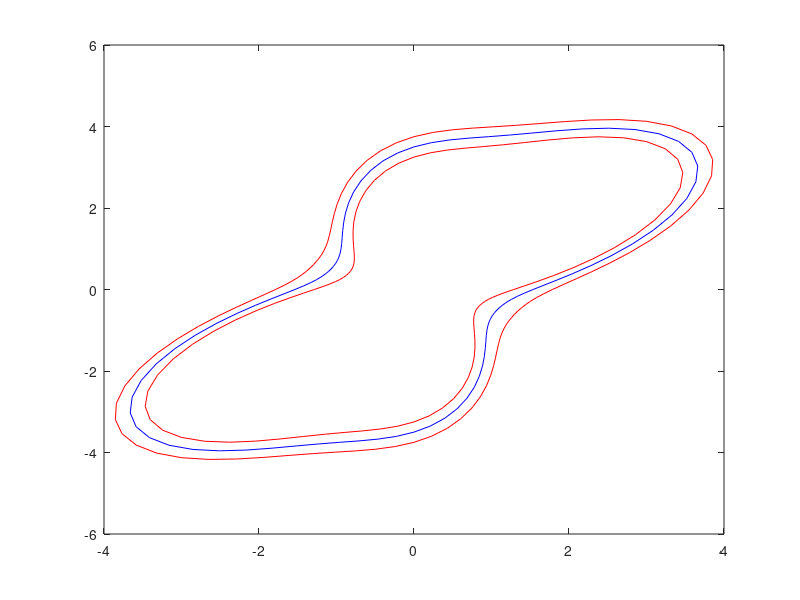

Here is the MATLAB script that generated this plot: (Note: this script raises an error after producing the figure.)
clear all

theta = 0:2*pi/100:2*pi;
r=1+2.*exp(-4*cos(theta).^2)+0.5.*exp(4*cos(theta).*sin(theta));
x=cos(theta).*r;
y=sin(theta).*r;
xplus=cos(theta).*(r+0.25);
yplus=sin(theta).*(r+0.25);
xmoins=cos(theta).*(r-0.25);
ymoins=sin(theta).*(r-0.25);
plot(xplus,yplus,'r',xmoins,ymoins,'r',x,y,'b');
hold on

%% construction de la matrice X
N=100;
T=60;
delta = 0.01;
deltaT = 60/N;
Vl = sqrt((diff(x)./deltaT).^2+(diff(y)./deltaT).^2);
Vtheta = diff(theta)./deltaT;
M = [-1/delta 1/delta;1/2 1/2];
V = inv(M)*[Vtheta;Vl];
%Vg et Vd
Vg = [0,V(1,:)];
Vd = [0,V(2,:)];
Ug = [V(1,:),0];
Ud = [V(2,:),T];
%matrice X
X = [theta;x;y;Vg;Vd;Ug;Ud];

%% contraintes
lb = [-inf*ones(1,N+1); -inf*ones(1,N+1); -inf*ones(1,N+1); zeros(1,N+1) ; zeros(1,N+1) ; -8*ones(1,N+1) ; -8*ones(1,N+1)];
ub = [+inf*ones(1,N+1); +inf*ones(1,N+1); +inf*ones(1,N+1) ; 8*ones(1,N+1) ; 8*ones(1,N+1) ; 8*ones(1,N+1) ; 8*ones(1,N+1)];
A=[];
b=[];
Aeq=[];
beq=[];

obj = @(X)(X(end,end));
[sol,fval,exitflag,output] = fmincon(obj,X,A,b,Aeq,beq,lb,ub,@cont);
plot(sol(2,:),sol(3,:),'--b');
fprintf("%i", sol(end,end));
